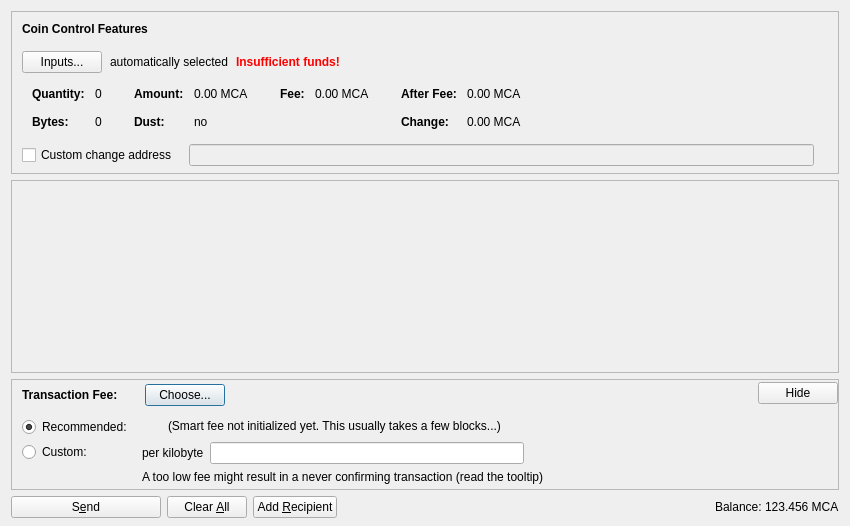
<?xml version="1.0" encoding="UTF-8"?>
<ui version="4.0">
 <class>SendCoinsDialog</class>
 <widget class="QDialog" name="SendCoinsDialog">
  <property name="geometry">
   <rect>
    <x>0</x>
    <y>0</y>
    <width>850</width>
    <height>526</height>
   </rect>
  </property>
  <property name="windowTitle">
   <string>Send Coins</string>
  </property>
  <layout class="QVBoxLayout" name="verticalLayout" stretch="0,1,0,0">
   <property name="bottomMargin">
    <number>8</number>
   </property>
   <item>
    <widget class="QFrame" name="frameCoinControl">
     <property name="sizePolicy">
      <sizepolicy hsizetype="Expanding" vsizetype="Expanding">
       <horstretch>0</horstretch>
       <verstretch>0</verstretch>
      </sizepolicy>
     </property>
     <property name="maximumSize">
      <size>
       <width>16777215</width>
       <height>16777215</height>
      </size>
     </property>
     <property name="frameShape">
      <enum>QFrame::StyledPanel</enum>
     </property>
     <property name="frameShadow">
      <enum>QFrame::Sunken</enum>
     </property>
     <layout class="QVBoxLayout" name="verticalLayoutCoinControl2">
      <property name="spacing">
       <number>0</number>
      </property>
      <property name="leftMargin">
       <number>0</number>
      </property>
      <property name="topMargin">
       <number>0</number>
      </property>
      <property name="rightMargin">
       <number>0</number>
      </property>
      <property name="bottomMargin">
       <number>6</number>
      </property>
      <item>
       <layout class="QVBoxLayout" name="verticalLayoutCoinControl" stretch="0,0,0,0,1">
        <property name="spacing">
         <number>0</number>
        </property>
        <property name="leftMargin">
         <number>10</number>
        </property>
        <property name="topMargin">
         <number>10</number>
        </property>
        <item>
         <layout class="QHBoxLayout" name="horizontalLayoutCoinControl1">
          <property name="bottomMargin">
           <number>15</number>
          </property>
          <item>
           <widget class="QLabel" name="labelCoinControlFeatures">
            <property name="sizePolicy">
             <sizepolicy hsizetype="Preferred" vsizetype="Maximum">
              <horstretch>0</horstretch>
              <verstretch>0</verstretch>
             </sizepolicy>
            </property>
            <property name="font">
             <font>
              <weight>75</weight>
              <bold>true</bold>
             </font>
            </property>
            <property name="styleSheet">
             <string notr="true">font-weight:bold;</string>
            </property>
            <property name="text">
             <string>Coin Control Features</string>
            </property>
           </widget>
          </item>
         </layout>
        </item>
        <item>
         <layout class="QHBoxLayout" name="horizontalLayoutCoinControl2" stretch="0,0,0,0">
          <property name="spacing">
           <number>8</number>
          </property>
          <property name="bottomMargin">
           <number>10</number>
          </property>
          <item>
           <widget class="QPushButton" name="pushButtonCoinControl">
            <property name="styleSheet">
             <string notr="true"/>
            </property>
            <property name="text">
             <string>Inputs...</string>
            </property>
            <property name="autoDefault">
             <bool>false</bool>
            </property>
           </widget>
          </item>
          <item>
           <widget class="QLabel" name="labelCoinControlAutomaticallySelected">
            <property name="text">
             <string>automatically selected</string>
            </property>
            <property name="margin">
             <number>5</number>
            </property>
           </widget>
          </item>
          <item>
           <widget class="QLabel" name="labelCoinControlInsuffFunds">
            <property name="font">
             <font>
              <weight>75</weight>
              <bold>true</bold>
             </font>
            </property>
            <property name="styleSheet">
             <string notr="true">color:red;font-weight:bold;</string>
            </property>
            <property name="text">
             <string>Insufficient funds!</string>
            </property>
            <property name="margin">
             <number>5</number>
            </property>
           </widget>
          </item>
          <item>
           <spacer name="horizontalSpacerCoinControl">
            <property name="orientation">
             <enum>Qt::Horizontal</enum>
            </property>
            <property name="sizeHint" stdset="0">
             <size>
              <width>40</width>
              <height>1</height>
             </size>
            </property>
           </spacer>
          </item>
         </layout>
        </item>
        <item>
         <widget class="QWidget" name="widgetCoinControl" native="true">
          <property name="sizePolicy">
           <sizepolicy hsizetype="Preferred" vsizetype="Preferred">
            <horstretch>0</horstretch>
            <verstretch>0</verstretch>
           </sizepolicy>
          </property>
          <property name="minimumSize">
           <size>
            <width>0</width>
            <height>0</height>
           </size>
          </property>
          <property name="styleSheet">
           <string notr="true"/>
          </property>
          <layout class="QHBoxLayout" name="horizontalLayoutCoinControl5">
           <property name="leftMargin">
            <number>0</number>
           </property>
           <property name="topMargin">
            <number>0</number>
           </property>
           <property name="rightMargin">
            <number>0</number>
           </property>
           <property name="bottomMargin">
            <number>0</number>
           </property>
           <item>
            <layout class="QHBoxLayout" name="horizontalLayoutCoinControl3" stretch="0,0,0,1">
             <property name="spacing">
              <number>20</number>
             </property>
             <property name="topMargin">
              <number>0</number>
             </property>
             <property name="bottomMargin">
              <number>10</number>
             </property>
             <item>
              <layout class="QFormLayout" name="formLayoutCoinControl1">
               <property name="horizontalSpacing">
                <number>10</number>
               </property>
               <property name="verticalSpacing">
                <number>14</number>
               </property>
               <property name="leftMargin">
                <number>10</number>
               </property>
               <property name="topMargin">
                <number>4</number>
               </property>
               <property name="rightMargin">
                <number>6</number>
               </property>
               <item row="0" column="0">
                <widget class="QLabel" name="labelCoinControlQuantityText">
                 <property name="font">
                  <font>
                   <weight>75</weight>
                   <bold>true</bold>
                  </font>
                 </property>
                 <property name="text">
                  <string>Quantity:</string>
                 </property>
                 <property name="margin">
                  <number>0</number>
                 </property>
                </widget>
               </item>
               <item row="0" column="1">
                <widget class="QLabel" name="labelCoinControlQuantity">
                 <property name="cursor">
                  <cursorShape>IBeamCursor</cursorShape>
                 </property>
                 <property name="contextMenuPolicy">
                  <enum>Qt::ActionsContextMenu</enum>
                 </property>
                 <property name="text">
                  <string notr="true">0</string>
                 </property>
                 <property name="margin">
                  <number>0</number>
                 </property>
                 <property name="textInteractionFlags">
                  <set>Qt::LinksAccessibleByMouse|Qt::TextSelectableByKeyboard|Qt::TextSelectableByMouse</set>
                 </property>
                </widget>
               </item>
               <item row="1" column="0">
                <widget class="QLabel" name="labelCoinControlBytesText">
                 <property name="font">
                  <font>
                   <weight>75</weight>
                   <bold>true</bold>
                  </font>
                 </property>
                 <property name="text">
                  <string>Bytes:</string>
                 </property>
                </widget>
               </item>
               <item row="1" column="1">
                <widget class="QLabel" name="labelCoinControlBytes">
                 <property name="cursor">
                  <cursorShape>IBeamCursor</cursorShape>
                 </property>
                 <property name="contextMenuPolicy">
                  <enum>Qt::ActionsContextMenu</enum>
                 </property>
                 <property name="text">
                  <string notr="true">0</string>
                 </property>
                 <property name="textInteractionFlags">
                  <set>Qt::LinksAccessibleByMouse|Qt::TextSelectableByKeyboard|Qt::TextSelectableByMouse</set>
                 </property>
                </widget>
               </item>
              </layout>
             </item>
             <item>
              <layout class="QFormLayout" name="formLayoutCoinControl2">
               <property name="horizontalSpacing">
                <number>10</number>
               </property>
               <property name="verticalSpacing">
                <number>14</number>
               </property>
               <property name="leftMargin">
                <number>6</number>
               </property>
               <property name="topMargin">
                <number>4</number>
               </property>
               <property name="rightMargin">
                <number>6</number>
               </property>
               <item row="0" column="0">
                <widget class="QLabel" name="labelCoinControlAmountText">
                 <property name="font">
                  <font>
                   <weight>75</weight>
                   <bold>true</bold>
                  </font>
                 </property>
                 <property name="text">
                  <string>Amount:</string>
                 </property>
                 <property name="margin">
                  <number>0</number>
                 </property>
                </widget>
               </item>
               <item row="0" column="1">
                <widget class="QLabel" name="labelCoinControlAmount">
                 <property name="cursor">
                  <cursorShape>IBeamCursor</cursorShape>
                 </property>
                 <property name="contextMenuPolicy">
                  <enum>Qt::ActionsContextMenu</enum>
                 </property>
                 <property name="text">
                  <string notr="true">0.00 MCA</string>
                 </property>
                 <property name="textInteractionFlags">
                  <set>Qt::LinksAccessibleByMouse|Qt::TextSelectableByKeyboard|Qt::TextSelectableByMouse</set>
                 </property>
                </widget>
               </item>
               <item row="1" column="0">
                <widget class="QLabel" name="labelCoinControlLowOutputText">
                 <property name="font">
                  <font>
                   <weight>75</weight>
                   <bold>true</bold>
                  </font>
                 </property>
                 <property name="text">
                  <string>Dust:</string>
                 </property>
                </widget>
               </item>
               <item row="1" column="1">
                <widget class="QLabel" name="labelCoinControlLowOutput">
                 <property name="cursor">
                  <cursorShape>IBeamCursor</cursorShape>
                 </property>
                 <property name="contextMenuPolicy">
                  <enum>Qt::ActionsContextMenu</enum>
                 </property>
                 <property name="text">
                  <string notr="true">no</string>
                 </property>
                 <property name="textInteractionFlags">
                  <set>Qt::LinksAccessibleByMouse|Qt::TextSelectableByKeyboard|Qt::TextSelectableByMouse</set>
                 </property>
                </widget>
               </item>
              </layout>
             </item>
             <item>
              <layout class="QFormLayout" name="formLayoutCoinControl3">
               <property name="horizontalSpacing">
                <number>10</number>
               </property>
               <property name="verticalSpacing">
                <number>14</number>
               </property>
               <property name="leftMargin">
                <number>6</number>
               </property>
               <property name="topMargin">
                <number>4</number>
               </property>
               <property name="rightMargin">
                <number>6</number>
               </property>
               <item row="0" column="0">
                <widget class="QLabel" name="labelCoinControlFeeText">
                 <property name="font">
                  <font>
                   <weight>75</weight>
                   <bold>true</bold>
                  </font>
                 </property>
                 <property name="text">
                  <string>Fee:</string>
                 </property>
                 <property name="margin">
                  <number>0</number>
                 </property>
                </widget>
               </item>
               <item row="0" column="1">
                <widget class="QLabel" name="labelCoinControlFee">
                 <property name="cursor">
                  <cursorShape>IBeamCursor</cursorShape>
                 </property>
                 <property name="contextMenuPolicy">
                  <enum>Qt::ActionsContextMenu</enum>
                 </property>
                 <property name="text">
                  <string notr="true">0.00 MCA</string>
                 </property>
                 <property name="textInteractionFlags">
                  <set>Qt::LinksAccessibleByMouse|Qt::TextSelectableByKeyboard|Qt::TextSelectableByMouse</set>
                 </property>
                </widget>
               </item>
              </layout>
             </item>
             <item>
              <layout class="QFormLayout" name="formLayoutCoinControl4">
               <property name="horizontalSpacing">
                <number>10</number>
               </property>
               <property name="verticalSpacing">
                <number>14</number>
               </property>
               <property name="leftMargin">
                <number>6</number>
               </property>
               <property name="topMargin">
                <number>4</number>
               </property>
               <property name="rightMargin">
                <number>6</number>
               </property>
               <item row="0" column="0">
                <widget class="QLabel" name="labelCoinControlAfterFeeText">
                 <property name="font">
                  <font>
                   <weight>75</weight>
                   <bold>true</bold>
                  </font>
                 </property>
                 <property name="text">
                  <string>After Fee:</string>
                 </property>
                 <property name="margin">
                  <number>0</number>
                 </property>
                </widget>
               </item>
               <item row="0" column="1">
                <widget class="QLabel" name="labelCoinControlAfterFee">
                 <property name="cursor">
                  <cursorShape>IBeamCursor</cursorShape>
                 </property>
                 <property name="contextMenuPolicy">
                  <enum>Qt::ActionsContextMenu</enum>
                 </property>
                 <property name="text">
                  <string notr="true">0.00 MCA</string>
                 </property>
                 <property name="textInteractionFlags">
                  <set>Qt::LinksAccessibleByMouse|Qt::TextSelectableByKeyboard|Qt::TextSelectableByMouse</set>
                 </property>
                </widget>
               </item>
               <item row="1" column="0">
                <widget class="QLabel" name="labelCoinControlChangeText">
                 <property name="font">
                  <font>
                   <weight>75</weight>
                   <bold>true</bold>
                  </font>
                 </property>
                 <property name="text">
                  <string>Change:</string>
                 </property>
                </widget>
               </item>
               <item row="1" column="1">
                <widget class="QLabel" name="labelCoinControlChange">
                 <property name="cursor">
                  <cursorShape>IBeamCursor</cursorShape>
                 </property>
                 <property name="contextMenuPolicy">
                  <enum>Qt::ActionsContextMenu</enum>
                 </property>
                 <property name="text">
                  <string notr="true">0.00 MCA</string>
                 </property>
                 <property name="textInteractionFlags">
                  <set>Qt::LinksAccessibleByMouse|Qt::TextSelectableByKeyboard|Qt::TextSelectableByMouse</set>
                 </property>
                </widget>
               </item>
              </layout>
             </item>
            </layout>
           </item>
          </layout>
         </widget>
        </item>
        <item>
         <layout class="QHBoxLayout" name="horizontalLayoutCoinControl4" stretch="0,0,0">
          <property name="spacing">
           <number>12</number>
          </property>
          <property name="sizeConstraint">
           <enum>QLayout::SetDefaultConstraint</enum>
          </property>
          <property name="topMargin">
           <number>5</number>
          </property>
          <property name="rightMargin">
           <number>5</number>
          </property>
          <item>
           <widget class="QCheckBox" name="checkBoxCoinControlChange">
            <property name="toolTip">
             <string>If this is activated, but the change address is empty or invalid, change will be sent to a newly generated address.</string>
            </property>
            <property name="text">
             <string>Custom change address</string>
            </property>
           </widget>
          </item>
          <item>
           <widget class="QValidatedLineEdit" name="lineEditCoinControlChange">
            <property name="enabled">
             <bool>false</bool>
            </property>
            <property name="sizePolicy">
             <sizepolicy hsizetype="Expanding" vsizetype="Fixed">
              <horstretch>0</horstretch>
              <verstretch>0</verstretch>
             </sizepolicy>
            </property>
           </widget>
          </item>
          <item>
           <widget class="QLabel" name="labelCoinControlChangeLabel">
            <property name="sizePolicy">
             <sizepolicy hsizetype="Preferred" vsizetype="Expanding">
              <horstretch>0</horstretch>
              <verstretch>0</verstretch>
             </sizepolicy>
            </property>
            <property name="minimumSize">
             <size>
              <width>0</width>
              <height>0</height>
             </size>
            </property>
            <property name="text">
             <string/>
            </property>
            <property name="margin">
             <number>3</number>
            </property>
           </widget>
          </item>
         </layout>
        </item>
        <item>
         <spacer name="verticalSpacerCoinControl">
          <property name="orientation">
           <enum>Qt::Vertical</enum>
          </property>
          <property name="sizeHint" stdset="0">
           <size>
            <width>800</width>
            <height>1</height>
           </size>
          </property>
         </spacer>
        </item>
       </layout>
      </item>
     </layout>
    </widget>
   </item>
   <item>
    <widget class="QScrollArea" name="scrollArea">
     <property name="widgetResizable">
      <bool>true</bool>
     </property>
     <widget class="QWidget" name="scrollAreaWidgetContents">
      <property name="geometry">
       <rect>
        <x>0</x>
        <y>0</y>
        <width>830</width>
        <height>104</height>
       </rect>
      </property>
      <layout class="QVBoxLayout" name="verticalLayout_2" stretch="0,1">
       <property name="leftMargin">
        <number>0</number>
       </property>
       <property name="topMargin">
        <number>0</number>
       </property>
       <property name="rightMargin">
        <number>0</number>
       </property>
       <property name="bottomMargin">
        <number>0</number>
       </property>
       <item>
        <layout class="QVBoxLayout" name="entries">
         <property name="spacing">
          <number>6</number>
         </property>
        </layout>
       </item>
       <item>
        <spacer name="verticalSpacer">
         <property name="orientation">
          <enum>Qt::Vertical</enum>
         </property>
         <property name="sizeHint" stdset="0">
          <size>
           <width>20</width>
           <height>40</height>
          </size>
         </property>
        </spacer>
       </item>
      </layout>
     </widget>
    </widget>
   </item>
   <item>
    <widget class="QFrame" name="frameFee">
     <property name="sizePolicy">
      <sizepolicy hsizetype="Expanding" vsizetype="Expanding">
       <horstretch>0</horstretch>
       <verstretch>0</verstretch>
      </sizepolicy>
     </property>
     <property name="maximumSize">
      <size>
       <width>16777215</width>
       <height>16777215</height>
      </size>
     </property>
     <property name="frameShape">
      <enum>QFrame::StyledPanel</enum>
     </property>
     <property name="frameShadow">
      <enum>QFrame::Sunken</enum>
     </property>
     <layout class="QVBoxLayout" name="verticalLayoutFee1">
      <property name="spacing">
       <number>0</number>
      </property>
      <property name="leftMargin">
       <number>0</number>
      </property>
      <property name="topMargin">
       <number>0</number>
      </property>
      <property name="rightMargin">
       <number>0</number>
      </property>
      <property name="bottomMargin">
       <number>0</number>
      </property>
      <item>
       <layout class="QVBoxLayout" name="verticalLayoutFee2" stretch="0,0,0">
        <property name="spacing">
         <number>0</number>
        </property>
        <property name="leftMargin">
         <number>10</number>
        </property>
        <property name="topMargin">
         <number>0</number>
        </property>
        <item>
         <layout class="QHBoxLayout" name="horizontalLayoutFee1">
          <property name="bottomMargin">
           <number>0</number>
          </property>
          <item>
           <layout class="QVBoxLayout" name="verticalLayoutFee7">
            <property name="spacing">
             <number>0</number>
            </property>
            <item>
             <spacer name="verticalSpacerSmartFee">
              <property name="orientation">
               <enum>Qt::Vertical</enum>
              </property>
              <property name="sizeType">
               <enum>QSizePolicy::Fixed</enum>
              </property>
              <property name="sizeHint" stdset="0">
               <size>
                <width>1</width>
                <height>4</height>
               </size>
              </property>
             </spacer>
            </item>
            <item>
             <layout class="QHBoxLayout" name="horizontalLayoutSmartFee">
              <property name="spacing">
               <number>10</number>
              </property>
              <item>
               <widget class="QLabel" name="labelFeeHeadline">
                <property name="sizePolicy">
                 <sizepolicy hsizetype="Preferred" vsizetype="Maximum">
                  <horstretch>0</horstretch>
                  <verstretch>0</verstretch>
                 </sizepolicy>
                </property>
                <property name="font">
                 <font>
                  <weight>75</weight>
                  <bold>true</bold>
                 </font>
                </property>
                <property name="styleSheet">
                 <string notr="true">font-weight:bold;</string>
                </property>
                <property name="text">
                 <string>Transaction Fee:</string>
                </property>
               </widget>
              </item>
              <item>
               <widget class="QLabel" name="labelFeeMinimized">
                <property name="text">
                 <string/>
                </property>
               </widget>
              </item>
              <item>
               <widget class="QPushButton" name="buttonChooseFee">
                <property name="text">
                 <string>Choose...</string>
                </property>
               </widget>
              </item>
             </layout>
            </item>
            <item>
             <spacer name="verticalSpacer_5">
              <property name="orientation">
               <enum>Qt::Vertical</enum>
              </property>
              <property name="sizeHint" stdset="0">
               <size>
                <width>1</width>
                <height>1</height>
               </size>
              </property>
             </spacer>
            </item>
           </layout>
          </item>
          <item>
           <spacer name="horizontalSpacer_4">
            <property name="orientation">
             <enum>Qt::Horizontal</enum>
            </property>
            <property name="sizeHint" stdset="0">
             <size>
              <width>40</width>
              <height>20</height>
             </size>
            </property>
           </spacer>
          </item>
          <item>
           <widget class="QPushButton" name="buttonMinimizeFee">
            <property name="toolTip">
             <string>Hide transaction fee settings</string>
            </property>
            <property name="text">
             <string>Hide</string>
            </property>
           </widget>
          </item>
         </layout>
        </item>
        <item>
         <widget class="QFrame" name="frameFeeSelection">
          <layout class="QVBoxLayout" name="verticalLayoutFee12">
           <property name="spacing">
            <number>0</number>
           </property>
           <property name="leftMargin">
            <number>0</number>
           </property>
           <property name="topMargin">
            <number>0</number>
           </property>
           <property name="rightMargin">
            <number>0</number>
           </property>
           <property name="bottomMargin">
            <number>0</number>
           </property>
           <item>
            <layout class="QGridLayout" name="gridLayoutFee">
             <property name="topMargin">
              <number>10</number>
             </property>
             <property name="bottomMargin">
              <number>4</number>
             </property>
             <property name="horizontalSpacing">
              <number>10</number>
             </property>
             <property name="verticalSpacing">
              <number>4</number>
             </property>
             <item row="1" column="1">
              <layout class="QVBoxLayout" name="verticalLayoutFee8">
               <property name="spacing">
                <number>6</number>
               </property>
               <item>
                <layout class="QHBoxLayout" name="horizontalLayoutFee13">
                 <item>
                  <widget class="QLabel" name="labelCustomPerKilobyte">
                   <property name="toolTip">
                    <string>Specify a custom fee per kB (1,000 bytes) of the transaction's size.

Note:  Since the fee is calculated on a per-byte basis, a fee of "100 satoshis per kB" for a transaction size of 500 bytes (half of 1 kB) would ultimately yield a fee of only 50 satoshis.</string>
                   </property>
                   <property name="text">
                    <string>per kilobyte</string>
                   </property>
                  </widget>
                 </item>
                 <item>
                  <widget class="BitcoinAmountField" name="customFee"/>
                 </item>
                 <item>
                  <spacer name="horizontalSpacer_6">
                   <property name="orientation">
                    <enum>Qt::Horizontal</enum>
                   </property>
                   <property name="sizeHint" stdset="0">
                    <size>
                     <width>1</width>
                     <height>1</height>
                    </size>
                   </property>
                  </spacer>
                 </item>
                </layout>
               </item>
               <item>
                <layout class="QHBoxLayout" name="horizontalLayoutFee8">
                 <item>
                  <widget class="QLabel" name="labelCustomFeeWarning">
                   <property name="enabled">
                    <bool>true</bool>
                   </property>
                   <property name="toolTip">
                    <string>When there is less transaction volume than space in the blocks, miners as well as relaying nodes may enforce a minimum fee. Paying only this minimum fee is just fine, but be aware that this can result in a never confirming transaction once there is more demand for bitcoin transactions than the network can process.</string>
                   </property>
                   <property name="text">
                    <string>A too low fee might result in a never confirming transaction (read the tooltip)</string>
                   </property>
                  </widget>
                 </item>
                 <item>
                  <spacer name="horizontalSpacer_2">
                   <property name="orientation">
                    <enum>Qt::Horizontal</enum>
                   </property>
                   <property name="sizeHint" stdset="0">
                    <size>
                     <width>1</width>
                     <height>1</height>
                    </size>
                   </property>
                  </spacer>
                 </item>
                </layout>
               </item>
              </layout>
             </item>
             <item row="0" column="0">
              <layout class="QVBoxLayout" name="verticalLayoutFee4" stretch="0,1">
               <item>
                <widget class="QRadioButton" name="radioSmartFee">
                 <property name="text">
                  <string>Recommended:</string>
                 </property>
                 <property name="checked">
                  <bool>true</bool>
                 </property>
                 <attribute name="buttonGroup">
                  <string notr="true">groupFee</string>
                 </attribute>
                </widget>
               </item>
               <item>
                <spacer name="verticalSpacer_2">
                 <property name="orientation">
                  <enum>Qt::Vertical</enum>
                 </property>
                 <property name="sizeHint" stdset="0">
                  <size>
                   <width>1</width>
                   <height>1</height>
                  </size>
                 </property>
                </spacer>
               </item>
              </layout>
             </item>
             <item row="1" column="0">
              <layout class="QVBoxLayout" name="verticalLayoutFee9" stretch="0,1">
               <item>
                <widget class="QRadioButton" name="radioCustomFee">
                 <property name="text">
                  <string>Custom:</string>
                 </property>
                 <attribute name="buttonGroup">
                  <string notr="true">groupFee</string>
                 </attribute>
                </widget>
               </item>
               <item>
                <spacer name="verticalSpacer_6">
                 <property name="orientation">
                  <enum>Qt::Vertical</enum>
                 </property>
                 <property name="sizeHint" stdset="0">
                  <size>
                   <width>1</width>
                   <height>1</height>
                  </size>
                 </property>
                </spacer>
               </item>
              </layout>
             </item>
             <item row="0" column="1">
              <layout class="QVBoxLayout" name="verticalLayoutFee3" stretch="0,0,1">
               <property name="spacing">
                <number>6</number>
               </property>
               <property name="topMargin">
                <number>2</number>
               </property>
               <item>
                <layout class="QHBoxLayout" name="horizontalLayoutFee12">
                 <item>
                  <widget class="QLabel" name="labelSmartFee">
                   <property name="text">
                    <string/>
                   </property>
                  </widget>
                 </item>
                 <item>
                  <widget class="QLabel" name="labelFeeEstimation">
                   <property name="text">
                    <string/>
                   </property>
                  </widget>
                 </item>
                 <item>
                  <widget class="QLabel" name="labelSmartFee2">
                   <property name="text">
                    <string>(Smart fee not initialized yet. This usually takes a few blocks...)</string>
                   </property>
                  </widget>
                 </item>
                 <item>
                  <spacer name="horizontalSpacer_5">
                   <property name="orientation">
                    <enum>Qt::Horizontal</enum>
                   </property>
                   <property name="sizeHint" stdset="0">
                    <size>
                     <width>1</width>
                     <height>1</height>
                    </size>
                   </property>
                  </spacer>
                 </item>
                </layout>
               </item>
               <item>
                <spacer name="verticalSpacer_4">
                 <property name="orientation">
                  <enum>Qt::Vertical</enum>
                 </property>
                 <property name="sizeHint" stdset="0">
                  <size>
                   <width>1</width>
                   <height>1</height>
                  </size>
                 </property>
                </spacer>
               </item>
              </layout>
             </item>
            </layout>
           </item>
          </layout>
         </widget>
        </item>
        <item>
         <spacer name="verticalSpacerFee">
          <property name="orientation">
           <enum>Qt::Vertical</enum>
          </property>
          <property name="sizeHint" stdset="0">
           <size>
            <width>800</width>
            <height>1</height>
           </size>
          </property>
         </spacer>
        </item>
       </layout>
      </item>
     </layout>
    </widget>
   </item>
   <item>
    <layout class="QHBoxLayout" name="horizontalLayout">
     <item>
      <widget class="QPushButton" name="sendButton">
       <property name="minimumSize">
        <size>
         <width>150</width>
         <height>0</height>
        </size>
       </property>
       <property name="toolTip">
        <string>Confirm the send action</string>
       </property>
       <property name="text">
        <string>S&amp;end</string>
       </property>
       <property name="icon">
        <iconset resource="../bitcoin.qrc">
         <normaloff>:/icons/send</normaloff>:/icons/send</iconset>
       </property>
       <property name="autoDefault">
        <bool>false</bool>
       </property>
       <property name="default">
        <bool>false</bool>
       </property>
      </widget>
     </item>
     <item>
      <widget class="QPushButton" name="clearButton">
       <property name="sizePolicy">
        <sizepolicy hsizetype="Minimum" vsizetype="Fixed">
         <horstretch>0</horstretch>
         <verstretch>0</verstretch>
        </sizepolicy>
       </property>
       <property name="toolTip">
        <string>Clear all fields of the form.</string>
       </property>
       <property name="text">
        <string>Clear &amp;All</string>
       </property>
       <property name="icon">
        <iconset resource="../bitcoin.qrc">
         <normaloff>:/icons/remove</normaloff>:/icons/remove</iconset>
       </property>
       <property name="autoDefault">
        <bool>false</bool>
       </property>
      </widget>
     </item>
     <item>
      <widget class="QPushButton" name="addButton">
       <property name="toolTip">
        <string>Send to multiple recipients at once</string>
       </property>
       <property name="text">
        <string>Add &amp;Recipient</string>
       </property>
       <property name="icon">
        <iconset resource="../bitcoin.qrc">
         <normaloff>:/icons/add</normaloff>:/icons/add</iconset>
       </property>
       <property name="autoDefault">
        <bool>false</bool>
       </property>
      </widget>
     </item>
     <item>
      <spacer name="horizontalSpacer">
       <property name="orientation">
        <enum>Qt::Horizontal</enum>
       </property>
       <property name="sizeHint" stdset="0">
        <size>
         <width>40</width>
         <height>20</height>
        </size>
       </property>
      </spacer>
     </item>
     <item>
      <layout class="QHBoxLayout" name="horizontalLayout_2">
       <property name="spacing">
        <number>3</number>
       </property>
       <item>
        <widget class="QLabel" name="labelBalanceName">
         <property name="sizePolicy">
          <sizepolicy hsizetype="Preferred" vsizetype="Fixed">
           <horstretch>0</horstretch>
           <verstretch>0</verstretch>
          </sizepolicy>
         </property>
         <property name="text">
          <string>Balance:</string>
         </property>
        </widget>
       </item>
       <item>
        <widget class="QLabel" name="labelBalance">
         <property name="sizePolicy">
          <sizepolicy hsizetype="Preferred" vsizetype="Fixed">
           <horstretch>0</horstretch>
           <verstretch>0</verstretch>
          </sizepolicy>
         </property>
         <property name="cursor">
          <cursorShape>IBeamCursor</cursorShape>
         </property>
         <property name="text">
          <string notr="true">123.456 MCA</string>
         </property>
         <property name="textInteractionFlags">
          <set>Qt::LinksAccessibleByMouse|Qt::TextSelectableByKeyboard|Qt::TextSelectableByMouse</set>
         </property>
        </widget>
       </item>
      </layout>
     </item>
    </layout>
   </item>
  </layout>
 </widget>
 <customwidgets>
  <customwidget>
   <class>QValidatedLineEdit</class>
   <extends>QLineEdit</extends>
   <header>qt/qvalidatedlineedit.h</header>
  </customwidget>
  <customwidget>
   <class>BitcoinAmountField</class>
   <extends>QLineEdit</extends>
   <header>qt/bitcoinamountfield.h</header>
   <container>1</container>
  </customwidget>
 </customwidgets>
 <resources>
  <include location="../bitcoin.qrc"/>
 </resources>
 <connections/>
 <buttongroups>
  <buttongroup name="groupFee"/>
 </buttongroups>
</ui>
